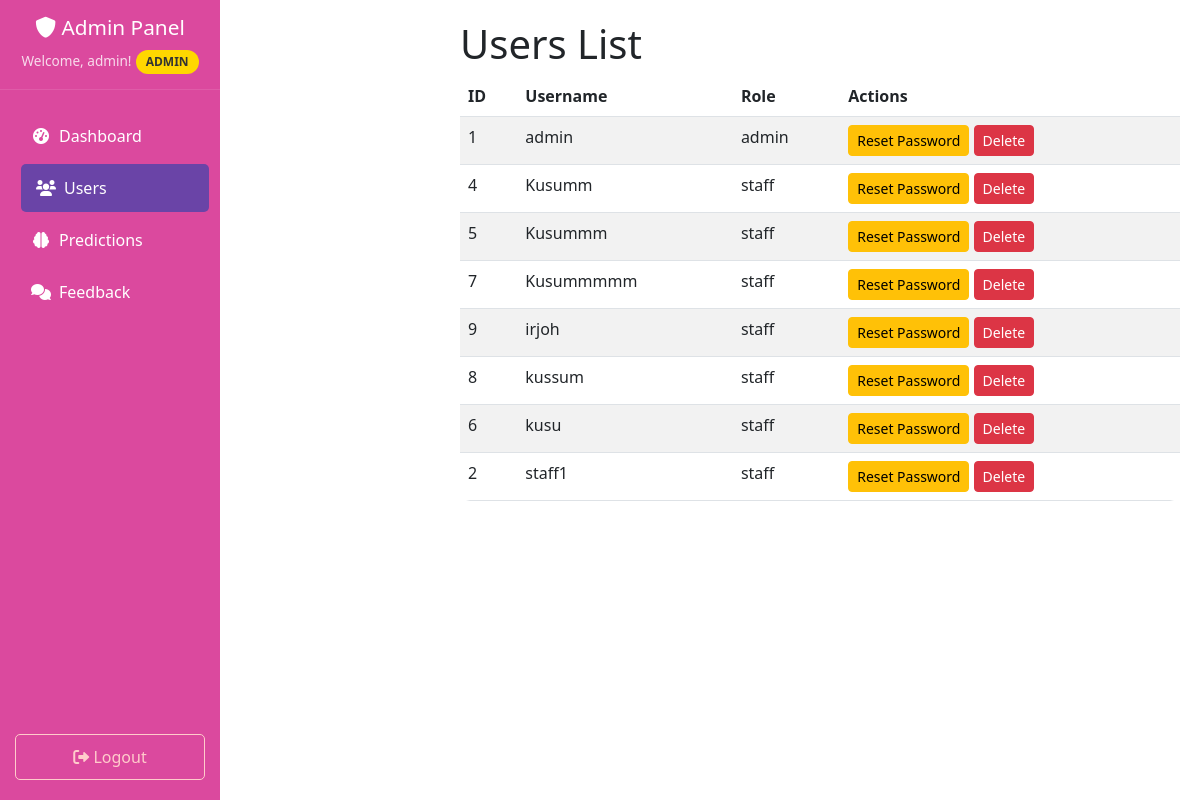
The app's page /admin/users (signed in), older data.
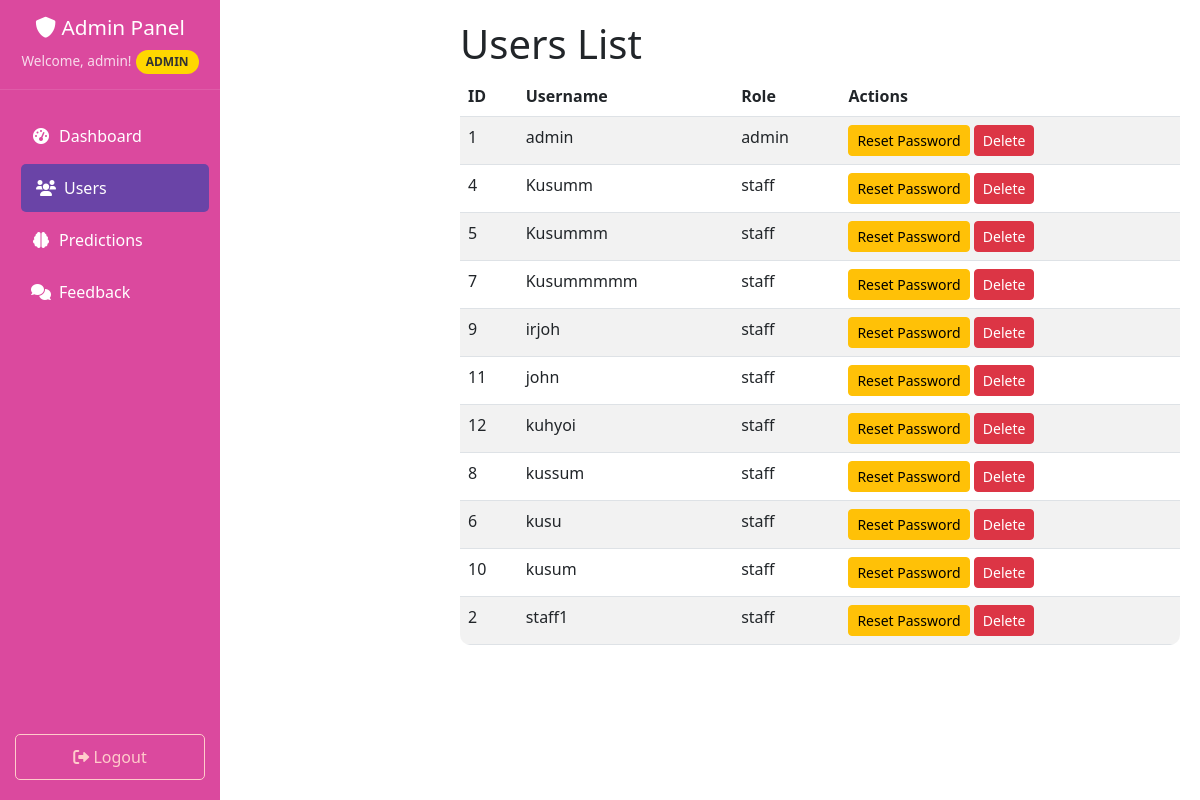
The same page, newer data.
### tables this page shows
CREATE TABLE User (
            user_id INTEGER PRIMARY KEY AUTOINCREMENT,
            username TEXT NOT NULL UNIQUE,
            password_hash TEXT NOT NULL,
            parlour_name TEXT NOT NULL,
            role TEXT DEFAULT 'staff'
        );

### admin/routes.py (the view)
@admin_bp.route('/users')
@staff_or_admin_required  # Changed to allow staff
def users():
    conn = get_db_connection()
    all_users = conn.execute('SELECT * FROM User ORDER BY role, username').fetchall()
    conn.close()
    return render_template('users.html', users=all_users)

### admin/routes.py (called while the page is built)
def get_db_connection():
    conn = sqlite3.connect(DB)
    conn.row_factory = sqlite3.Row
    return conn

def staff_or_admin_required(f):
    @wraps(f)
    def decorated(*args, **kwargs):
        if session.get('role') not in ['admin', 'staff']:
            flash("Access denied.")
            return redirect(url_for('admin_bp.login'))
        return f(*args, **kwargs)
    return decorated

### admin/templates/users.html (shortened to what this page needs)
{% extends "base.html" %}
{% block page_title %}Users List{% endblock %}
{% block content %}
<table class="table table-striped">
  <thead>
    <tr>
      <th>ID</th>
      <th>Username</th>
      <th>Role</th>
      {% if session.role == 'admin' %}
      <th>Actions</th>
      {% endif %}
    </tr>
  </thead>
  <tbody>
    {% for user in users %}
    <tr>
      <td>{{ user.user_id }}</td>
      <td>{{ user.username }}</td>
      <td>{{ user.role }}</td>
      {% if session.role == 'admin' %}
      <td>
        <a href="{{ url_for('admin_bp.reset_user_password', user_id=user.user_id) }}" class="btn btn-warning btn-sm">
            Reset Password
        </a>
        <a href="{{ url_for('admin_bp.delete_user', user_id=user.user_id) }}" class="btn btn-danger btn-sm" onclick="return confirm('Are you sure you want to delete this user?');">
          Delete
        </a>
      </td>
      {% endif %}
    </tr>
    {% endfor %}
  </tbody>
</table>
{% endblock %}

### admin/templates/base.html (shortened to what this page needs)
<!DOCTYPE html>
<html lang="en">
<head>
  <link href="https://cdn.jsdelivr.net/npm/bootstrap@5.3.0/dist/css/bootstrap.min.css" rel="stylesheet" />
  <link href="{{ url_for('admin_bp.static', filename='styles.css') }}" rel="stylesheet">
  <link href="https://cdnjs.cloudflare.com/ajax/libs/font-awesome/6.0.0/css/all.min.css" rel="stylesheet">
</head>
<body>
  <div class="d-flex">
    <nav id="sidebar">
      <div class="admin-info">
        <h3><i class="fas fa-shield-alt"></i>
          {% if session.role == 'admin' %}Admin{% else %}Staff{% endif %} Panel
        </h3>
        <small>Welcome, {{ session.username }}!</small>
        <div class="role-badge {% if session.role == 'admin' %}role-admin{% else %}role-staff{% endif %}">
          {{ session.role|upper }}
        </div>
      </div>
      <ul class="nav flex-column px-2">
        <li class="nav-item">
          <a class="nav-link {% if request.path == '/admin/dashboard' %}active{% endif %}" href="{{ url_for('admin_bp.dashboard') }}">
            <i class="fas fa-tachometer-alt"></i>Dashboard
          </a>
        </li>
        <li class="nav-item">
          <a class="nav-link {% if request.path.startswith('/admin/users') %}active{% endif %}" href="{{ url_for('admin_bp.users') }}">
            <i class="fas fa-users"></i>Users
          </a>
        </li>
        <li class="nav-item">
          <a class="nav-link {% if request.path.startswith('/admin/predictions') %}active{% endif %}" href="{{ url_for('admin_bp.predictions') }}">
            <i class="fas fa-brain"></i>Predictions
          </a>
        </li>
        <li class="nav-item">
          <a class="nav-link {% if request.path.startswith('/admin/feedback') %}active{% endif %}" href="{{ url_for('admin_bp.feedback') }}">
            <i class="fas fa-comments"></i>Feedback
          </a>
        </li>
      </ul>
      <div class="logout-section">
        <a href="{{ url_for('admin_bp.logout') }}" class="logout-link" onclick="return confirmLogout()">
          <i class="fas fa-sign-out-alt"></i> Logout
        </a>
      </div>
    </nav>
    <div id="content" class="w-100">
      <h1>{% block page_title %}Dashboard{% endblock %}</h1>
      {% block content %}{% endblock %}
    </div>
  </div>
</body>
</html>

### admin/static/styles.css (style rules this page uses)
body { font-family: 'Segoe UI', Tahoma, Geneva, Verdana, sans-serif; }
table { border-radius: 10px; overflow: hidden; }

### admin/templates/base.html (style rules this page uses)
body { overflow-x: hidden; }
#sidebar { min-width: 220px; max-width: 220px; min-height: 100vh; background: #db499e; color: white; transition: all 0.3s; position: relative; }
#sidebar .nav-link { color: white; padding: 12px 15px; transition: all 0.3s ease; border-radius: 5px; margin: 2px 8px; }
#sidebar .nav-link.active, #sidebar .nav-link:hover { background-color: #6a44a7; color: white; transform: translateX(5px); }
#sidebar .nav-link i { margin-right: 8px; width: 20px; text-align: center; }
#content { margin-left: 220px; padding: 20px; transition: margin-left 0.3s; }
.logout-section { position: absolute; bottom: 20px; left: 0; right: 0; padding: 0 15px; }
.logout-link { color: #ffcccb !important; border: 1px solid #ffcccb; background: transparent; text-align: center; display: block; padding: 10px 15px; border-radius: 5px; transition: all 0.3s ease; text-decoration: none; }
.admin-info { padding: 15px; text-align: center; border-bottom: 1px solid rgba(255,255,255,0.1); margin-bottom: 20px; }
.admin-info h3 { margin-bottom: 5px; font-size: 1.3rem; }
.admin-info small { opacity: 0.8; font-size: 0.85rem; }
.role-badge { display: inline-block; padding: 3px 10px; border-radius: 12px; font-size: 0.75rem; margin-top: 5px; font-weight: 600; }
.role-admin { background-color: #ffd700; color: #333; }

Row changes from the older to the newer data that the page shows:
added User: user_id "11", username "john", role "staff"
added User: user_id "12", username "kuhyoi", role "staff"
added User: user_id "10", username "kusum", role "staff"
